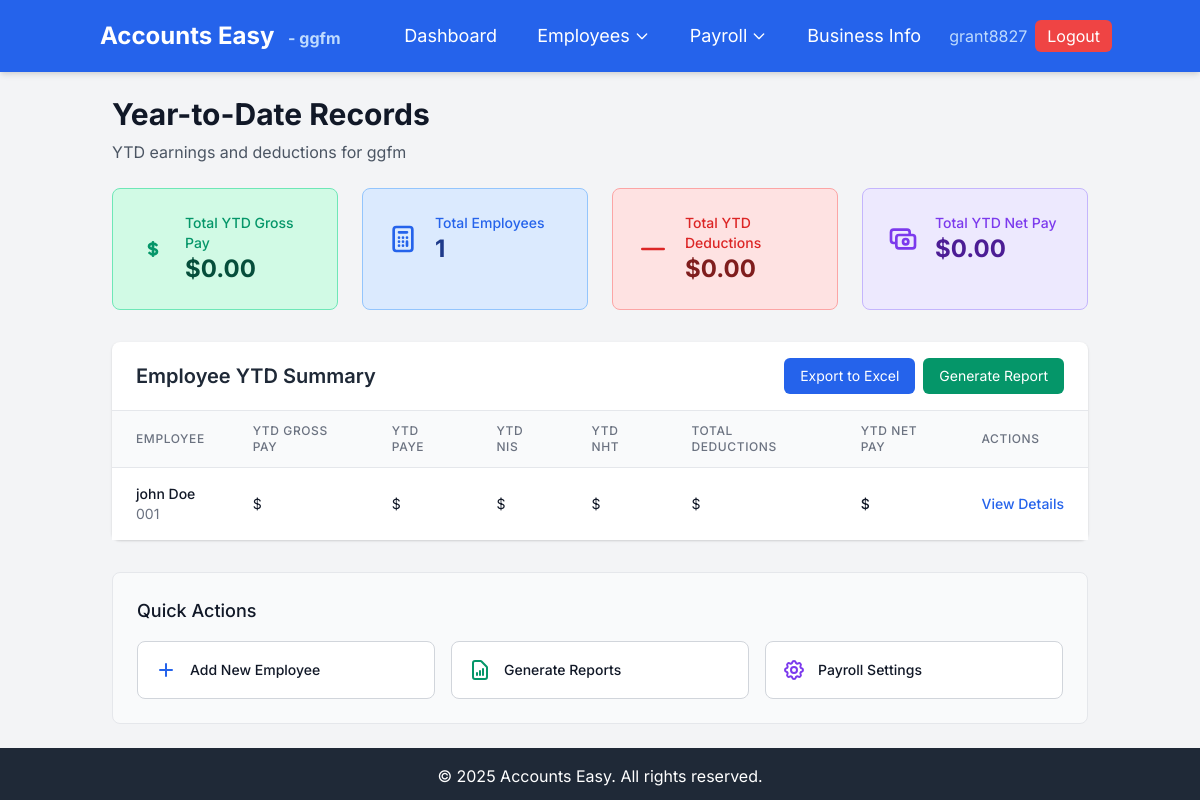
The page /employees/ytd/ (signed in) on the database its author committed.
### accounts_easy/models.py (models this page shows, shortened)
class Business(models.Model):
    STATUS_CHOICES = [
        ('pending', 'Pending Approval'),
        ('approved', 'Approved'),
        ('rejected', 'Rejected'),
    ]
    name = models.CharField(max_length=200)
    registration_number = models.CharField(max_length=50, unique=True, blank=True)
    address = models.TextField()
    phone = models.CharField(max_length=20, blank=True)
    email = models.EmailField()
    tax_id = models.CharField(max_length=50, blank=True)
    owner = models.ForeignKey(User, on_delete=models.CASCADE, related_name='owned_businesses')
    status = models.CharField(max_length=20, choices=STATUS_CHOICES, default='pending')
    created_at = models.DateTimeField(auto_now_add=True)
    class Meta:
        ordering = ['name']
        verbose_name_plural = "Businesses"

class EmployeeYTD(models.Model):
    employee = models.ForeignKey(Employee, on_delete=models.CASCADE, related_name='ytd_records')
    year = models.IntegerField()
    gross_pay = models.DecimalField(max_digits=12, decimal_places=2, default=0)
    total_deductions = models.DecimalField(max_digits=12, decimal_places=2, default=0)
    net_pay = models.DecimalField(max_digits=12, decimal_places=2, default=0)
    tax_withheld = models.DecimalField(max_digits=12, decimal_places=2, default=0)
    created_at = models.DateTimeField(auto_now_add=True)
    updated_at = models.DateTimeField(auto_now=True)
    class Meta:
        unique_together = ['employee', 'year']
        ordering = ['-year']

class Employee(models.Model):
    business = models.ForeignKey(Business, on_delete=models.CASCADE, related_name='employees')
    employee_id = models.CharField(max_length=20, help_text="Unique employee identifier")
    first_name = models.CharField(max_length=50)
    last_name = models.CharField(max_length=50)
    email = models.EmailField()
    phone = models.CharField(max_length=20, blank=True)
    job_title = models.CharField(max_length=100)
    basic_salary = models.DecimalField(
        max_digits=10,
        decimal_places=2,
        validators=[MinValueValidator(Decimal('0.00'))]
    )
    date_of_hire = models.DateField()
    is_active = models.BooleanField(default=True)
    created_at = models.DateTimeField(auto_now_add=True)
    updated_at = models.DateTimeField(auto_now=True)
    class Meta:
        unique_together = ['business', 'employee_id']
        ordering = ['last_name', 'first_name']
    @property
    def full_name(self):
        return f"{self.first_name} {self.last_name}"

### accounts_easy/views.py (the view)
# urls.py: path('employees/ytd/', views.employee_ytd, name='employee_ytd'),
@login_required
def employee_ytd(request, employee_id=None):
    business = get_user_business(request.user)
    if not business:
        messages.error(request, "You don't have access to any approved business.")
        return redirect('accounts_easy:dashboard')
    if employee_id:
        try:
            employee = Employee.objects.get(id=employee_id, business=business)
            ytd_records = EmployeeYTD.objects.filter(employee=employee).order_by('-year')
        except Employee.DoesNotExist:
            messages.error(request, "Employee not found.")
            return redirect('accounts_easy:employee_ytd')
    else:
        employee = None
        ytd_records = EmployeeYTD.objects.filter(employee__business=business).order_by('-year', 'employee__last_name')
    employees = business.employees.filter(is_active=True).order_by('last_name', 'first_name')
    context = {
        'business': business,
        'employee': employee,
        'ytd_records': ytd_records,
        'employees': employees,
    }
    return render(request, 'accounts_easy/employee_ytd.html', context)

### templates/accounts_easy/employee_ytd.html (shortened to what this page needs)
{% extends 'base.html' %}
{% block content %}
<div class="max-w-7xl mx-auto">
    <div class="mb-6">
        <h1 class="text-3xl font-bold text-gray-900">Year-to-Date Records</h1>
        <p class="text-gray-600 mt-2">{{ current_year }} YTD earnings and deductions for {{ business.name }}</p>
    </div>
    <div class="grid grid-cols-1 md:grid-cols-4 gap-6 mb-8">
        <div class="bg-green-100 border border-green-300 rounded-lg p-6">
            <div class="flex items-center">
                <div class="flex-shrink-0">
                    <svg class="h-8 w-8 text-green-600" fill="none" stroke="currentColor" viewBox="0 0 24 24">
                        <path stroke-linecap="round" stroke-linejoin="round" stroke-width="2" d="M12 8c-1.657 0-3 .895-3 2s1.343 2 3 2 3 .895 3 2-1.343 2-3 2m0-8c1.11 0 2.08.402 2.599 1M12 8V7m0 1v8m0 0v1m0-1c-1.11 0-2.08-.402-2.599-1"></path>
                    </svg>
                </div>
                <div class="ml-4">
                    <p class="text-sm font-medium text-green-600">Total YTD Gross Pay</p>
                    <p class="text-2xl font-bold text-green-900">${{ ytd_records.first.ytd_gross_pay|floatformat:2|default:"0.00" }}</p>
                </div>
            </div>
        </div>
        <div class="bg-blue-100 border border-blue-300 rounded-lg p-6">
            <div class="flex items-center">
                <div class="flex-shrink-0">
                </div>
                <div class="ml-4">
                    <p class="text-sm font-medium text-blue-600">Total Employees</p>
                    <p class="text-2xl font-bold text-blue-900">{{ ytd_records|length }}</p>
                </div>
            </div>
        </div>
        <div class="bg-red-100 border border-red-300 rounded-lg p-6">
            <div class="flex items-center">
                <div class="flex-shrink-0">
                    <svg class="h-8 w-8 text-red-600" fill="none" stroke="currentColor" viewBox="0 0 24 24">
                        <path stroke-linecap="round" stroke-linejoin="round" stroke-width="2" d="M20 12H4"></path>
                    </svg>
                </div>
                <div class="ml-4">
                    <p class="text-sm font-medium text-red-600">Total YTD Deductions</p>
                    <p class="text-2xl font-bold text-red-900">${{ ytd_records.first.ytd_total_deductions|floatformat:2|default:"0.00" }}</p>
                </div>
            </div>
        </div>
        <div class="bg-purple-100 border border-purple-300 rounded-lg p-6">
            <div class="flex items-center">
                <div class="flex-shrink-0">
                </div>
                <div class="ml-4">
                    <p class="text-sm font-medium text-purple-600">Total YTD Net Pay</p>
                    <p class="text-2xl font-bold text-purple-900">${{ ytd_records.first.ytd_net_pay|floatformat:2|default:"0.00" }}</p>
                </div>
            </div>
        </div>
    </div>
    <div class="bg-white shadow rounded-lg">
        <div class="px-6 py-4 border-b border-gray-200 flex justify-between items-center">
            <h2 class="text-xl font-semibold text-gray-800">Employee YTD Summary</h2>
            <div class="flex space-x-2">
                <button class="bg-blue-600 hover:bg-blue-700 text-white px-4 py-2 rounded-md transition duration-300 text-sm">
                    Export to Excel
                </button>
                <button class="bg-green-600 hover:bg-green-700 text-white px-4 py-2 rounded-md transition duration-300 text-sm">
                    Generate Report
                </button>
            </div>
        </div>
        <div class="overflow-x-auto">
            {% if ytd_records %}
                <table class="min-w-full divide-y divide-gray-200">
                    <thead class="bg-gray-50">
                        <tr>
                            <th class="px-6 py-3 text-left text-xs font-medium text-gray-500 uppercase tracking-wider">Employee</th>
                            <th class="px-6 py-3 text-left text-xs font-medium text-gray-500 uppercase tracking-wider">YTD Gross Pay</th>
                            <th class="px-6 py-3 text-left text-xs font-medium text-gray-500 uppercase tracking-wider">YTD PAYE</th>
                            <th class="px-6 py-3 text-left text-xs font-medium text-gray-500 uppercase tracking-wider">YTD NIS</th>
                            <th class="px-6 py-3 text-left text-xs font-medium text-gray-500 uppercase tracking-wider">YTD NHT</th>
                            <th class="px-6 py-3 text-left text-xs font-medium text-gray-500 uppercase tracking-wider">Total Deductions</th>
                            <th class="px-6 py-3 text-left text-xs font-medium text-gray-500 uppercase tracking-wider">YTD Net Pay</th>
                            <th class="px-6 py-3 text-left text-xs font-medium text-gray-500 uppercase tracking-wider">Actions</th>
                        </tr>
                    </thead>
                    <tbody class="bg-white divide-y divide-gray-200">
                        {% for ytd_record in ytd_records %}
                            <tr class="hover:bg-gray-50">
                                <td class="px-6 py-4 whitespace-nowrap">
                                    <div class="flex items-center">
                                        <div>
                                            <div class="text-sm font-medium text-gray-900">{{ ytd_record.employee.full_name }}</div>
                                            <div class="text-sm text-gray-500">{{ ytd_record.employee.employee_id }}</div>
                                        </div>
                                    </div>
                                </td>
                                <td class="px-6 py-4 whitespace-nowrap text-sm text-gray-900">
                                    ${{ ytd_record.ytd_gross_pay|floatformat:2 }}
                                </td>
                                <td class="px-6 py-4 whitespace-nowrap text-sm text-gray-900">
                                    ${{ ytd_record.ytd_paye_tax|floatformat:2 }}
                                </td>
                                <td class="px-6 py-4 whitespace-nowrap text-sm text-gray-900">
                                    ${{ ytd_record.ytd_nis_deduction|floatformat:2 }}
                                </td>
                                <td class="px-6 py-4 whitespace-nowrap text-sm text-gray-900">
                                    ${{ ytd_record.ytd_nht_deduction|floatformat:2 }}
                                </td>
                                <td class="px-6 py-4 whitespace-nowrap text-sm text-gray-900">
                                    ${{ ytd_record.ytd_total_deductions|floatformat:2 }}
                                </td>
                                <td class="px-6 py-4 whitespace-nowrap text-sm font-medium text-gray-900">
                                    ${{ ytd_record.ytd_net_pay|floatformat:2 }}
                                </td>
                                <td class="px-6 py-4 whitespace-nowrap text-sm font-medium">
                                    <a href="{% url 'accounts_easy:employee_ytd_detail' ytd_record.employee.id %}" class="text-blue-600 hover:text-blue-900">
                                        View Details
                                    </a>
                                </td>
                            </tr>
                        {% endfor %}
                    </tbody>
                </table>
            {% endif %}
        </div>
    </div>
    <div class="mt-8 bg-gray-50 border border-gray-200 rounded-lg p-6">
        <h3 class="text-lg font-medium text-gray-900 mb-4">Quick Actions</h3>
        <div class="grid grid-cols-1 md:grid-cols-3 gap-4">
            <a href="{% url 'accounts_easy:add_employee' %}" class="bg-white border border-gray-300 rounded-lg p-4 hover:bg-gray-50 transition duration-300">
                <div class="flex items-center">
                    <svg class="h-6 w-6 text-blue-600 mr-3" fill="none" stroke="currentColor" viewBox="0 0 24 24">
                        <path stroke-linecap="round" stroke-linejoin="round" stroke-width="2" d="M12 6v6m0 0v6m0-6h6m-6 0H6"></path>
                    </svg>
                    <span class="text-sm font-medium text-gray-900">Add New Employee</span>
                </div>
            </a>
            <a href="{% url 'accounts_easy:payroll_reports' %}" class="bg-white border border-gray-300 rounded-lg p-4 hover:bg-gray-50 transition duration-300">
                <div class="flex items-center">
                    <svg class="h-6 w-6 text-green-600 mr-3" fill="none" stroke="currentColor" viewBox="0 0 24 24">
                        <path stroke-linecap="round" stroke-linejoin="round" stroke-width="2" d="M9 17v-2m3 2v-4m3 4v-6m2 10H7a2 2 0 01-2-2V5a2 2 0 012-2h5.586a1 1 0 01.707.293l5.414 5.414a1 1 0 01.293.707V19a2 2 0 01-2 2z"></path>
                    </svg>
                    <span class="text-sm font-medium text-gray-900">Generate Reports</span>
                </div>
            </a>
            <a href="{% url 'accounts_easy:payroll_setup' %}" class="bg-white border border-gray-300 rounded-lg p-4 hover:bg-gray-50 transition duration-300">
                <div class="flex items-center">
                    <span class="text-sm font-medium text-gray-900">Payroll Settings</span>
                </div>
            </a>
        </div>
    </div>
</div>
{% endblock %}

### templates/base.html (shortened to what this page needs)
<!DOCTYPE html>
<html lang="en">
<head>
    <link href="https://cdn.jsdelivr.net/npm/tailwindcss@2.2.19/dist/tailwind.min.css" rel="stylesheet">
</head>
<body class="bg-gray-100 min-h-screen flex flex-col">
    {% if user.is_authenticated %}
    <nav class="bg-blue-600 p-4 text-white shadow-md" x-data="{ open: false }">
        <div class="container mx-auto flex justify-between items-center">
            <a href="{% url 'accounts_easy:dashboard' %}" class="text-2xl font-bold rounded-md px-3 py-1 hover:bg-blue-700 transition duration-300">
                Accounts Easy
                {% if business %}
                    <span class="text-blue-200 text-base ml-2">- {{ business.name }}</span>
                {% endif %}
            </a>
            <div class="hidden md:flex items-center space-x-4">
                <a href="{% url 'accounts_easy:dashboard' %}" class="text-lg hover:underline rounded-md px-3 py-1 hover:bg-blue-700 transition duration-300">Dashboard</a>
                <div class="relative group">
                    <button class="text-lg hover:underline rounded-md px-3 py-1 hover:bg-blue-700 transition duration-300 flex items-center">
                        Employees
                        <svg class="w-4 h-4 ml-1" fill="none" stroke="currentColor" viewBox="0 0 24 24">
                            <path stroke-linecap="round" stroke-linejoin="round" stroke-width="2" d="M19 9l-7 7-7-7"></path>
                        </svg>
                    </button>
                </div>
                <div class="relative group">
                    <button class="text-lg hover:underline rounded-md px-3 py-1 hover:bg-blue-700 transition duration-300 flex items-center">
                        Payroll
                        <svg class="w-4 h-4 ml-1" fill="none" stroke="currentColor" viewBox="0 0 24 24">
                            <path stroke-linecap="round" stroke-linejoin="round" stroke-width="2" d="M19 9l-7 7-7-7"></path>
                        </svg>
                    </button>
                </div>
                <a href="{% url 'accounts_easy:business_info' %}" class="text-lg hover:underline rounded-md px-3 py-1 hover:bg-blue-700 transition duration-300">Business Info</a>
                <div class="flex items-center space-x-2">
                    <span class="text-blue-200">{{ user.username }}</span>
                    <form method="post" action="{% url 'logout' %}" class="inline">
                        <button type="submit" class="bg-red-500 hover:bg-red-600 px-3 py-1 rounded-md transition duration-300">Logout</button>
                    </form>
                </div>
            </div>
        </div>
    </nav>
    {% endif %}
    <main class="container mx-auto p-6 flex-grow">
        {% block content %}
        {% endblock %}
    </main>
    <footer class="bg-gray-800 text-white p-4 text-center mt-auto">
        <div class="container mx-auto">
            <p>&copy; 2025 Accounts Easy. All rights reserved.</p>
        </div>
    </footer>
</body>
</html>

### rows shown on the page
Business: name "ggfm"
EmployeeYTD: employee.full_name "john Doe", employee.employee_id "001"

### other values the page prints
{{ user.username }} "grant8827"
{{ ytd_records.first.ytd_gross_pay|floatformat:2|default:"0.00" }} "0.00"
{{ ytd_records|length }} "1"
{{ ytd_records.first.ytd_total_deductions|floatformat:2|default:"0.00" }} "0.00"
{{ ytd_records.first.ytd_net_pay|floatformat:2|default:"0.00" }} "0.00"
